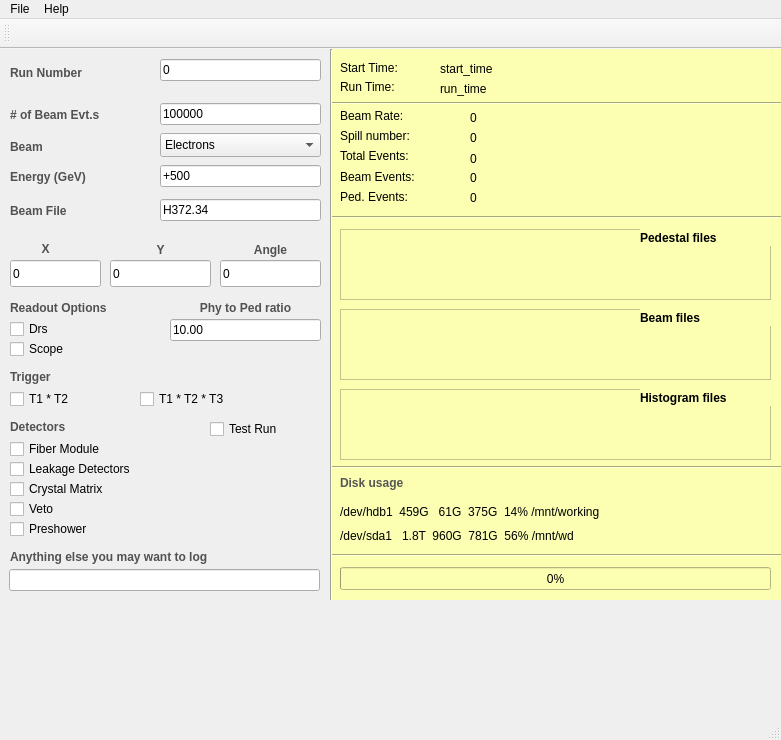
<?xml version="1.0" encoding="UTF-8"?>
<ui version="4.0">
 <class>DaqControlInterface</class>
 <widget class="QMainWindow" name="DaqControlInterface">
  <property name="geometry">
   <rect>
    <x>0</x>
    <y>0</y>
    <width>781</width>
    <height>740</height>
   </rect>
  </property>
  <property name="sizePolicy">
   <sizepolicy hsizetype="Fixed" vsizetype="Fixed">
    <horstretch>0</horstretch>
    <verstretch>0</verstretch>
   </sizepolicy>
  </property>
  <property name="minimumSize">
   <size>
    <width>0</width>
    <height>30</height>
   </size>
  </property>
  <property name="windowTitle">
   <string>DAQ Control Interface</string>
  </property>
  <property name="dockOptions">
   <set>QMainWindow::AllowTabbedDocks|QMainWindow::AnimatedDocks</set>
  </property>
  <widget class="QWidget" name="centralWidget">
   <widget class="QLabel" name="label">
    <property name="geometry">
     <rect>
      <x>10</x>
      <y>14</y>
      <width>91</width>
      <height>20</height>
     </rect>
    </property>
    <property name="font">
     <font>
      <weight>75</weight>
      <bold>true</bold>
     </font>
    </property>
    <property name="styleSheet">
     <string notr="true">color: rgb(81, 81, 81);</string>
    </property>
    <property name="text">
     <string>Run Number</string>
    </property>
   </widget>
   <widget class="QLineEdit" name="runNumber">
    <property name="geometry">
     <rect>
      <x>160</x>
      <y>10</y>
      <width>161</width>
      <height>22</height>
     </rect>
    </property>
    <property name="text">
     <string>0</string>
    </property>
    <property name="readOnly">
     <bool>true</bool>
    </property>
   </widget>
   <widget class="QLabel" name="label_3">
    <property name="geometry">
     <rect>
      <x>10</x>
      <y>58</y>
      <width>121</width>
      <height>16</height>
     </rect>
    </property>
    <property name="font">
     <font>
      <weight>75</weight>
      <bold>true</bold>
     </font>
    </property>
    <property name="styleSheet">
     <string notr="true">color: rgb(81, 81, 81);</string>
    </property>
    <property name="text">
     <string># of Beam Evt.s</string>
    </property>
   </widget>
   <widget class="QLabel" name="label_4">
    <property name="geometry">
     <rect>
      <x>10</x>
      <y>90</y>
      <width>121</width>
      <height>16</height>
     </rect>
    </property>
    <property name="font">
     <font>
      <weight>75</weight>
      <bold>true</bold>
     </font>
    </property>
    <property name="styleSheet">
     <string notr="true">color: rgb(81, 81, 81);</string>
    </property>
    <property name="text">
     <string>Beam</string>
    </property>
   </widget>
   <widget class="QLabel" name="label_5">
    <property name="geometry">
     <rect>
      <x>10</x>
      <y>120</y>
      <width>121</width>
      <height>16</height>
     </rect>
    </property>
    <property name="font">
     <font>
      <weight>75</weight>
      <bold>true</bold>
     </font>
    </property>
    <property name="styleSheet">
     <string notr="true">color: rgb(81, 81, 81);</string>
    </property>
    <property name="text">
     <string>Energy (GeV)</string>
    </property>
   </widget>
   <widget class="QLabel" name="label_6">
    <property name="geometry">
     <rect>
      <x>10</x>
      <y>500</y>
      <width>321</width>
      <height>16</height>
     </rect>
    </property>
    <property name="font">
     <font>
      <weight>75</weight>
      <bold>true</bold>
     </font>
    </property>
    <property name="styleSheet">
     <string notr="true">color: rgb(81, 81, 81);</string>
    </property>
    <property name="text">
     <string>Anything else you may want to log</string>
    </property>
   </widget>
   <widget class="QLabel" name="label_7">
    <property name="geometry">
     <rect>
      <x>10</x>
      <y>251</y>
      <width>121</width>
      <height>16</height>
     </rect>
    </property>
    <property name="font">
     <font>
      <weight>75</weight>
      <bold>true</bold>
     </font>
    </property>
    <property name="styleSheet">
     <string notr="true">color: rgb(81, 81, 81);</string>
    </property>
    <property name="text">
     <string>Readout Options</string>
    </property>
   </widget>
   <widget class="QCheckBox" name="checkDrs">
    <property name="geometry">
     <rect>
      <x>10</x>
      <y>270</y>
      <width>141</width>
      <height>20</height>
     </rect>
    </property>
    <property name="text">
     <string>Drs</string>
    </property>
   </widget>
   <widget class="QCheckBox" name="checkScope">
    <property name="geometry">
     <rect>
      <x>10</x>
      <y>290</y>
      <width>141</width>
      <height>20</height>
     </rect>
    </property>
    <property name="text">
     <string>Scope</string>
    </property>
   </widget>
   <widget class="QLineEdit" name="maxEvents">
    <property name="geometry">
     <rect>
      <x>160</x>
      <y>54</y>
      <width>161</width>
      <height>22</height>
     </rect>
    </property>
    <property name="text">
     <string>100000</string>
    </property>
    <property name="alignment">
     <set>Qt::AlignLeading|Qt::AlignLeft|Qt::AlignVCenter</set>
    </property>
    <property name="readOnly">
     <bool>false</bool>
    </property>
   </widget>
   <widget class="QLineEdit" name="energy">
    <property name="geometry">
     <rect>
      <x>160</x>
      <y>116</y>
      <width>161</width>
      <height>22</height>
     </rect>
    </property>
    <property name="sizePolicy">
     <sizepolicy hsizetype="Expanding" vsizetype="Expanding">
      <horstretch>0</horstretch>
      <verstretch>0</verstretch>
     </sizepolicy>
    </property>
    <property name="text">
     <string>+500</string>
    </property>
    <property name="alignment">
     <set>Qt::AlignLeading|Qt::AlignLeft|Qt::AlignVCenter</set>
    </property>
    <property name="readOnly">
     <bool>false</bool>
    </property>
   </widget>
   <widget class="QLineEdit" name="detectors">
    <property name="geometry">
     <rect>
      <x>9</x>
      <y>520</y>
      <width>311</width>
      <height>22</height>
     </rect>
    </property>
    <property name="styleSheet">
     <string notr="true"/>
    </property>
    <property name="text">
     <string/>
    </property>
    <property name="readOnly">
     <bool>false</bool>
    </property>
   </widget>
   <widget class="QComboBox" name="comboBox">
    <property name="geometry">
     <rect>
      <x>160</x>
      <y>84</y>
      <width>161</width>
      <height>24</height>
     </rect>
    </property>
    <property name="autoFillBackground">
     <bool>false</bool>
    </property>
    <item>
     <property name="text">
      <string>Electrons</string>
     </property>
    </item>
    <item>
     <property name="text">
      <string>Muons</string>
     </property>
    </item>
    <item>
     <property name="text">
      <string>Pions</string>
     </property>
    </item>
    <item>
     <property name="text">
      <string>Kaons</string>
     </property>
    </item>
    <item>
     <property name="text">
      <string>Protons</string>
     </property>
    </item>
   </widget>
   <widget class="QWidget" name="widget" native="true">
    <property name="geometry">
     <rect>
      <x>330</x>
      <y>0</y>
      <width>451</width>
      <height>551</height>
     </rect>
    </property>
    <property name="styleSheet">
     <string notr="true">background-color: rgb(252, 255, 178);</string>
    </property>
    <widget class="QProgressBar" name="progressBar">
     <property name="geometry">
      <rect>
       <x>10</x>
       <y>518</y>
       <width>431</width>
       <height>23</height>
      </rect>
     </property>
     <property name="value">
      <number>0</number>
     </property>
    </widget>
    <widget class="QLabel" name="nPedestals">
     <property name="geometry">
      <rect>
       <x>140</x>
       <y>139</y>
       <width>301</width>
       <height>20</height>
      </rect>
     </property>
     <property name="text">
      <string>0</string>
     </property>
     <property name="alignment">
      <set>Qt::AlignLeading|Qt::AlignLeft|Qt::AlignVCenter</set>
     </property>
    </widget>
    <widget class="QLabel" name="label_8">
     <property name="geometry">
      <rect>
       <x>10</x>
       <y>99</y>
       <width>101</width>
       <height>16</height>
      </rect>
     </property>
     <property name="text">
      <string>Total Events:</string>
     </property>
    </widget>
    <widget class="QLabel" name="nPhys">
     <property name="geometry">
      <rect>
       <x>140</x>
       <y>119</y>
       <width>301</width>
       <height>20</height>
      </rect>
     </property>
     <property name="text">
      <string>0</string>
     </property>
     <property name="alignment">
      <set>Qt::AlignLeading|Qt::AlignLeft|Qt::AlignVCenter</set>
     </property>
    </widget>
    <widget class="QLabel" name="label_10">
     <property name="geometry">
      <rect>
       <x>10</x>
       <y>139</y>
       <width>101</width>
       <height>17</height>
      </rect>
     </property>
     <property name="text">
      <string>Ped. Events:</string>
     </property>
    </widget>
    <widget class="QLabel" name="label_2">
     <property name="geometry">
      <rect>
       <x>10</x>
       <y>79</y>
       <width>101</width>
       <height>16</height>
      </rect>
     </property>
     <property name="text">
      <string>Spill number:</string>
     </property>
    </widget>
    <widget class="QLabel" name="nSpill">
     <property name="geometry">
      <rect>
       <x>140</x>
       <y>79</y>
       <width>301</width>
       <height>20</height>
      </rect>
     </property>
     <property name="text">
      <string>0</string>
     </property>
     <property name="alignment">
      <set>Qt::AlignLeading|Qt::AlignLeft|Qt::AlignVCenter</set>
     </property>
    </widget>
    <widget class="QLabel" name="nEvents">
     <property name="geometry">
      <rect>
       <x>140</x>
       <y>100</y>
       <width>301</width>
       <height>20</height>
      </rect>
     </property>
     <property name="text">
      <string>0</string>
     </property>
     <property name="alignment">
      <set>Qt::AlignLeading|Qt::AlignLeft|Qt::AlignVCenter</set>
     </property>
    </widget>
    <widget class="QLabel" name="label_9">
     <property name="geometry">
      <rect>
       <x>10</x>
       <y>120</y>
       <width>101</width>
       <height>16</height>
      </rect>
     </property>
     <property name="text">
      <string>Beam Events:</string>
     </property>
    </widget>
    <widget class="QLabel" name="label_17">
     <property name="geometry">
      <rect>
       <x>10</x>
       <y>59</y>
       <width>101</width>
       <height>16</height>
      </rect>
     </property>
     <property name="text">
      <string>Beam Rate:</string>
     </property>
    </widget>
    <widget class="QLabel" name="evRate">
     <property name="geometry">
      <rect>
       <x>140</x>
       <y>59</y>
       <width>301</width>
       <height>20</height>
      </rect>
     </property>
     <property name="text">
      <string>0</string>
     </property>
     <property name="alignment">
      <set>Qt::AlignLeading|Qt::AlignLeft|Qt::AlignVCenter</set>
     </property>
    </widget>
    <widget class="QLabel" name="label_16">
     <property name="geometry">
      <rect>
       <x>10</x>
       <y>30</y>
       <width>101</width>
       <height>16</height>
      </rect>
     </property>
     <property name="text">
      <string>Run Time:</string>
     </property>
    </widget>
    <widget class="QLabel" name="label_15">
     <property name="geometry">
      <rect>
       <x>10</x>
       <y>11</y>
       <width>101</width>
       <height>16</height>
      </rect>
     </property>
     <property name="text">
      <string>Start Time:</string>
     </property>
    </widget>
    <widget class="QLabel" name="runTm">
     <property name="geometry">
      <rect>
       <x>110</x>
       <y>30</y>
       <width>201</width>
       <height>20</height>
      </rect>
     </property>
     <property name="text">
      <string>run_time</string>
     </property>
     <property name="alignment">
      <set>Qt::AlignLeading|Qt::AlignLeft|Qt::AlignVCenter</set>
     </property>
    </widget>
    <widget class="QLabel" name="startTm">
     <property name="geometry">
      <rect>
       <x>110</x>
       <y>10</y>
       <width>231</width>
       <height>20</height>
      </rect>
     </property>
     <property name="text">
      <string>start_time</string>
     </property>
     <property name="alignment">
      <set>Qt::AlignLeading|Qt::AlignLeft|Qt::AlignVCenter</set>
     </property>
    </widget>
    <widget class="Line" name="line_2">
     <property name="geometry">
      <rect>
       <x>0</x>
       <y>160</y>
       <width>451</width>
       <height>16</height>
      </rect>
     </property>
     <property name="orientation">
      <enum>Qt::Horizontal</enum>
     </property>
    </widget>
    <widget class="Line" name="line_3">
     <property name="geometry">
      <rect>
       <x>0</x>
       <y>52</y>
       <width>451</width>
       <height>4</height>
      </rect>
     </property>
     <property name="orientation">
      <enum>Qt::Horizontal</enum>
     </property>
    </widget>
    <widget class="Line" name="line_4">
     <property name="geometry">
      <rect>
       <x>0</x>
       <y>410</y>
       <width>451</width>
       <height>16</height>
      </rect>
     </property>
     <property name="orientation">
      <enum>Qt::Horizontal</enum>
     </property>
    </widget>
    <widget class="QLabel" name="label_24">
     <property name="geometry">
      <rect>
       <x>10</x>
       <y>451</y>
       <width>431</width>
       <height>23</height>
      </rect>
     </property>
     <property name="text">
      <string>/dev/hdb1  459G   61G  375G  14% /mnt/working</string>
     </property>
    </widget>
    <widget class="QLabel" name="label_25">
     <property name="geometry">
      <rect>
       <x>10</x>
       <y>475</y>
       <width>431</width>
       <height>23</height>
      </rect>
     </property>
     <property name="text">
      <string>/dev/sda1   1.8T  960G  781G  56% /mnt/wd</string>
     </property>
    </widget>
    <widget class="QLabel" name="label_29">
     <property name="geometry">
      <rect>
       <x>10</x>
       <y>425</y>
       <width>111</width>
       <height>17</height>
      </rect>
     </property>
     <property name="font">
      <font>
       <weight>75</weight>
       <bold>true</bold>
      </font>
     </property>
     <property name="styleSheet">
      <string notr="true">color: rgb(86, 86, 86);</string>
     </property>
     <property name="text">
      <string>Disk usage</string>
     </property>
    </widget>
    <widget class="Line" name="line_5">
     <property name="geometry">
      <rect>
       <x>0</x>
       <y>498</y>
       <width>451</width>
       <height>16</height>
      </rect>
     </property>
     <property name="orientation">
      <enum>Qt::Horizontal</enum>
     </property>
    </widget>
    <widget class="QListWidget" name="listWidget">
     <property name="geometry">
      <rect>
       <x>10</x>
       <y>180</y>
       <width>431</width>
       <height>71</height>
      </rect>
     </property>
    </widget>
    <widget class="QListWidget" name="listWidget_2">
     <property name="geometry">
      <rect>
       <x>10</x>
       <y>260</y>
       <width>431</width>
       <height>71</height>
      </rect>
     </property>
    </widget>
    <widget class="QLabel" name="label_18">
     <property name="geometry">
      <rect>
       <x>310</x>
       <y>180</y>
       <width>131</width>
       <height>17</height>
      </rect>
     </property>
     <property name="font">
      <font>
       <weight>75</weight>
       <bold>true</bold>
      </font>
     </property>
     <property name="text">
      <string>Pedestal files</string>
     </property>
    </widget>
    <widget class="QLabel" name="label_19">
     <property name="geometry">
      <rect>
       <x>310</x>
       <y>260</y>
       <width>131</width>
       <height>17</height>
      </rect>
     </property>
     <property name="font">
      <font>
       <weight>75</weight>
       <bold>true</bold>
      </font>
     </property>
     <property name="text">
      <string>Beam files</string>
     </property>
    </widget>
    <widget class="QListWidget" name="listWidget_3">
     <property name="geometry">
      <rect>
       <x>10</x>
       <y>340</y>
       <width>431</width>
       <height>71</height>
      </rect>
     </property>
    </widget>
    <widget class="QLabel" name="label_23">
     <property name="geometry">
      <rect>
       <x>310</x>
       <y>340</y>
       <width>131</width>
       <height>17</height>
      </rect>
     </property>
     <property name="font">
      <font>
       <weight>75</weight>
       <bold>true</bold>
      </font>
     </property>
     <property name="text">
      <string>Histogram files</string>
     </property>
    </widget>
   </widget>
   <widget class="QLabel" name="label_11">
    <property name="geometry">
     <rect>
      <x>170</x>
      <y>251</y>
      <width>151</width>
      <height>16</height>
     </rect>
    </property>
    <property name="font">
     <font>
      <weight>75</weight>
      <bold>true</bold>
     </font>
    </property>
    <property name="layoutDirection">
     <enum>Qt::RightToLeft</enum>
    </property>
    <property name="styleSheet">
     <string notr="true">color: rgb(81, 81, 81);</string>
    </property>
    <property name="text">
     <string>Phy to Ped ratio</string>
    </property>
    <property name="alignment">
     <set>Qt::AlignCenter</set>
    </property>
   </widget>
   <widget class="QLineEdit" name="phy2ped">
    <property name="geometry">
     <rect>
      <x>170</x>
      <y>270</y>
      <width>151</width>
      <height>22</height>
     </rect>
    </property>
    <property name="sizePolicy">
     <sizepolicy hsizetype="Expanding" vsizetype="Expanding">
      <horstretch>0</horstretch>
      <verstretch>0</verstretch>
     </sizepolicy>
    </property>
    <property name="text">
     <string>10.00</string>
    </property>
    <property name="alignment">
     <set>Qt::AlignLeading|Qt::AlignLeft|Qt::AlignVCenter</set>
    </property>
    <property name="readOnly">
     <bool>true</bool>
    </property>
   </widget>
   <widget class="QLabel" name="label_12">
    <property name="geometry">
     <rect>
      <x>0</x>
      <y>191</y>
      <width>91</width>
      <height>17</height>
     </rect>
    </property>
    <property name="font">
     <font>
      <weight>75</weight>
      <bold>true</bold>
     </font>
    </property>
    <property name="styleSheet">
     <string notr="true">color: rgb(81, 81, 81);</string>
    </property>
    <property name="text">
     <string>X</string>
    </property>
    <property name="alignment">
     <set>Qt::AlignCenter</set>
    </property>
   </widget>
   <widget class="QLabel" name="label_13">
    <property name="geometry">
     <rect>
      <x>110</x>
      <y>191</y>
      <width>101</width>
      <height>20</height>
     </rect>
    </property>
    <property name="font">
     <font>
      <weight>75</weight>
      <bold>true</bold>
     </font>
    </property>
    <property name="styleSheet">
     <string notr="true">color: rgb(81, 81, 81);</string>
    </property>
    <property name="text">
     <string>Y</string>
    </property>
    <property name="alignment">
     <set>Qt::AlignCenter</set>
    </property>
   </widget>
   <widget class="QLabel" name="label_14">
    <property name="geometry">
     <rect>
      <x>220</x>
      <y>191</y>
      <width>101</width>
      <height>20</height>
     </rect>
    </property>
    <property name="font">
     <font>
      <weight>75</weight>
      <bold>true</bold>
     </font>
    </property>
    <property name="styleSheet">
     <string notr="true">color: rgb(81, 81, 81);</string>
    </property>
    <property name="text">
     <string>Angle</string>
    </property>
    <property name="alignment">
     <set>Qt::AlignCenter</set>
    </property>
   </widget>
   <widget class="QLineEdit" name="editX">
    <property name="geometry">
     <rect>
      <x>10</x>
      <y>211</y>
      <width>91</width>
      <height>27</height>
     </rect>
    </property>
    <property name="text">
     <string>0</string>
    </property>
   </widget>
   <widget class="QLineEdit" name="editY">
    <property name="geometry">
     <rect>
      <x>110</x>
      <y>211</y>
      <width>101</width>
      <height>27</height>
     </rect>
    </property>
    <property name="text">
     <string>0</string>
    </property>
   </widget>
   <widget class="QLineEdit" name="editAngle">
    <property name="geometry">
     <rect>
      <x>220</x>
      <y>211</y>
      <width>101</width>
      <height>27</height>
     </rect>
    </property>
    <property name="text">
     <string>0</string>
    </property>
   </widget>
   <widget class="Line" name="line">
    <property name="geometry">
     <rect>
      <x>321</x>
      <y>0</y>
      <width>20</width>
      <height>551</height>
     </rect>
    </property>
    <property name="orientation">
     <enum>Qt::Vertical</enum>
    </property>
   </widget>
   <widget class="QLineEdit" name="beam_file">
    <property name="geometry">
     <rect>
      <x>160</x>
      <y>150</y>
      <width>161</width>
      <height>22</height>
     </rect>
    </property>
    <property name="sizePolicy">
     <sizepolicy hsizetype="Expanding" vsizetype="Expanding">
      <horstretch>0</horstretch>
      <verstretch>0</verstretch>
     </sizepolicy>
    </property>
    <property name="text">
     <string>H372.34</string>
    </property>
    <property name="alignment">
     <set>Qt::AlignLeading|Qt::AlignLeft|Qt::AlignVCenter</set>
    </property>
    <property name="readOnly">
     <bool>false</bool>
    </property>
   </widget>
   <widget class="QLabel" name="label_20">
    <property name="geometry">
     <rect>
      <x>10</x>
      <y>154</y>
      <width>121</width>
      <height>16</height>
     </rect>
    </property>
    <property name="font">
     <font>
      <weight>75</weight>
      <bold>true</bold>
     </font>
    </property>
    <property name="styleSheet">
     <string notr="true">color: rgb(81, 81, 81);</string>
    </property>
    <property name="text">
     <string>Beam File</string>
    </property>
   </widget>
   <widget class="QCheckBox" name="checkFiberM">
    <property name="geometry">
     <rect>
      <x>10</x>
      <y>390</y>
      <width>141</width>
      <height>20</height>
     </rect>
    </property>
    <property name="text">
     <string>Fiber Module</string>
    </property>
   </widget>
   <widget class="QCheckBox" name="checkLeakD">
    <property name="geometry">
     <rect>
      <x>10</x>
      <y>410</y>
      <width>141</width>
      <height>20</height>
     </rect>
    </property>
    <property name="text">
     <string>Leakage Detectors</string>
    </property>
   </widget>
   <widget class="QCheckBox" name="checkMatrix">
    <property name="geometry">
     <rect>
      <x>10</x>
      <y>430</y>
      <width>141</width>
      <height>20</height>
     </rect>
    </property>
    <property name="text">
     <string>Crystal Matrix</string>
    </property>
   </widget>
   <widget class="QCheckBox" name="checkVeto">
    <property name="geometry">
     <rect>
      <x>10</x>
      <y>450</y>
      <width>141</width>
      <height>20</height>
     </rect>
    </property>
    <property name="text">
     <string>Veto</string>
    </property>
   </widget>
   <widget class="QCheckBox" name="checkPreshow">
    <property name="geometry">
     <rect>
      <x>10</x>
      <y>470</y>
      <width>141</width>
      <height>20</height>
     </rect>
    </property>
    <property name="text">
     <string>Preshower</string>
    </property>
   </widget>
   <widget class="QCheckBox" name="checkTestRun">
    <property name="geometry">
     <rect>
      <x>210</x>
      <y>370</y>
      <width>111</width>
      <height>20</height>
     </rect>
    </property>
    <property name="text">
     <string>Test Run</string>
    </property>
   </widget>
   <widget class="QLabel" name="label_21">
    <property name="geometry">
     <rect>
      <x>10</x>
      <y>370</y>
      <width>181</width>
      <height>16</height>
     </rect>
    </property>
    <property name="font">
     <font>
      <weight>75</weight>
      <bold>true</bold>
     </font>
    </property>
    <property name="styleSheet">
     <string notr="true">color: rgb(81, 81, 81);</string>
    </property>
    <property name="text">
     <string>Detectors</string>
    </property>
   </widget>
   <widget class="QLabel" name="label_22">
    <property name="geometry">
     <rect>
      <x>10</x>
      <y>320</y>
      <width>181</width>
      <height>16</height>
     </rect>
    </property>
    <property name="font">
     <font>
      <weight>75</weight>
      <bold>true</bold>
     </font>
    </property>
    <property name="styleSheet">
     <string notr="true">color: rgb(81, 81, 81);</string>
    </property>
    <property name="text">
     <string>Trigger</string>
    </property>
   </widget>
   <widget class="QCheckBox" name="T1_and_T2">
    <property name="geometry">
     <rect>
      <x>10</x>
      <y>340</y>
      <width>81</width>
      <height>20</height>
     </rect>
    </property>
    <property name="text">
     <string>T1 * T2</string>
    </property>
    <attribute name="buttonGroup">
     <string notr="true">buttonGroup</string>
    </attribute>
   </widget>
   <widget class="QCheckBox" name="T1_and_T2_and_T3">
    <property name="geometry">
     <rect>
      <x>140</x>
      <y>340</y>
      <width>171</width>
      <height>20</height>
     </rect>
    </property>
    <property name="text">
     <string>T1 * T2 * T3</string>
    </property>
    <attribute name="buttonGroup">
     <string notr="true">buttonGroup</string>
    </attribute>
   </widget>
  </widget>
  <widget class="QStatusBar" name="statusBar">
   <property name="styleSheet">
    <string notr="true">background-color: rgb(255, 80	, 80);</string>
   </property>
  </widget>
  <widget class="QToolBar" name="toolBar">
   <property name="minimumSize">
    <size>
     <width>0</width>
     <height>30</height>
    </size>
   </property>
   <property name="windowTitle">
    <string>toolBar</string>
   </property>
   <property name="autoFillBackground">
    <bool>true</bool>
   </property>
   <property name="styleSheet">
    <string notr="true"/>
   </property>
   <attribute name="toolBarArea">
    <enum>TopToolBarArea</enum>
   </attribute>
   <attribute name="toolBarBreak">
    <bool>false</bool>
   </attribute>
  </widget>
  <widget class="QMenuBar" name="menuBar">
   <property name="geometry">
    <rect>
     <x>0</x>
     <y>0</y>
     <width>781</width>
     <height>23</height>
    </rect>
   </property>
   <widget class="QMenu" name="menuHelp">
    <property name="title">
     <string>File</string>
    </property>
    <addaction name="actionStart"/>
    <addaction name="actionClean"/>
    <addaction name="separator"/>
    <addaction name="actionViewLog"/>
    <addaction name="actionPreferences"/>
    <addaction name="separator"/>
    <addaction name="actionExit"/>
   </widget>
   <widget class="QMenu" name="menuHelp_2">
    <property name="title">
     <string>Help</string>
    </property>
    <addaction name="actionAbout"/>
   </widget>
   <addaction name="menuHelp"/>
   <addaction name="menuHelp_2"/>
  </widget>
  <action name="actionAbout">
   <property name="text">
    <string>About</string>
   </property>
   <property name="shortcut">
    <string>F2</string>
   </property>
  </action>
  <action name="actionStart">
   <property name="text">
    <string>Start</string>
   </property>
   <property name="shortcut">
    <string>Ctrl+S</string>
   </property>
  </action>
  <action name="actionClean">
   <property name="text">
    <string>CleanUp</string>
   </property>
   <property name="shortcut">
    <string>Ctrl+C</string>
   </property>
  </action>
  <action name="actionViewLog">
   <property name="text">
    <string>View Log</string>
   </property>
   <property name="shortcut">
    <string>Ctrl+L</string>
   </property>
  </action>
  <action name="actionPreferences">
   <property name="text">
    <string>Preferences</string>
   </property>
   <property name="shortcut">
    <string>Ctrl+P</string>
   </property>
  </action>
  <action name="actionExit">
   <property name="text">
    <string>Exit</string>
   </property>
   <property name="shortcut">
    <string>Ctrl+Q</string>
   </property>
  </action>
  <action name="actionHelp">
   <property name="text">
    <string>Help</string>
   </property>
   <property name="shortcut">
    <string>F1</string>
   </property>
  </action>
 </widget>
 <layoutdefault spacing="6" margin="11"/>
 <resources/>
 <connections/>
 <buttongroups>
  <buttongroup name="buttonGroup"/>
 </buttongroups>
</ui>
